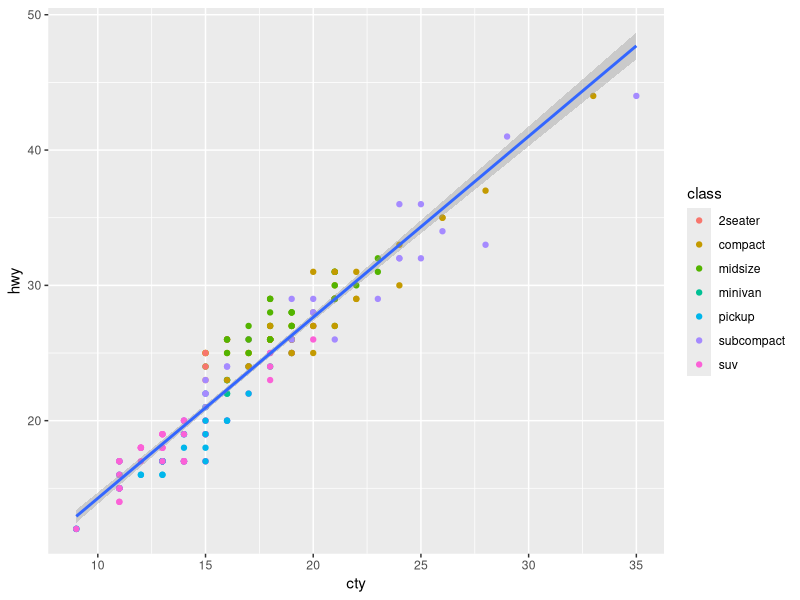

This chart was generated by the following R code: (Note: this script raises an error after producing the figure.)
## ---- chunk 1
library(ggplot2)
library(dplyr)
library(ggthemes)
## ---- chunk 2
ggplot(mpg, aes(cty, hwy)) + 
  geom_point(aes(color = class)) +
  geom_smooth(method = "lm")
## ---- chunk 3
p1 + theme_clean()
## ---- chunk 4

df <- data.frame(x = 1:3,
                 y = 1:3, 
                 z = LETTERS[1:3])

base <- ggplot(df, aes(x, y)) +
  geom_point(size = 4) +
  theme_minimal()

print(base)

## ---- chunk 5
base + theme(plot.background = element_rect(fill = "lightblue"))
## ---- chunk 6

base + theme(panel.background = element_rect(fill = "lightblue"))
## ---- chunk 7
base + theme(plot.background = element_rect(fill = "pink"),
             panel.background = element_rect(fill = "lightblue"))
## ---- chunk 8
base + theme(plot.background = element_rect(fill = "pink", 
                                            color = "black", 
                                            size = 3)) +
  theme(panel.background = element_rect(fill = "lightblue"))
## ---- chunk 9
base + theme(plot.background = element_rect(fill = "pink", 
                                            color = "black", 
                                            size = 3, 
                                            linetype = "dashed")) +
  theme(panel.background = element_rect(fill = "lightblue"))
## ---- chunk 10
base + theme(plot.background = element_rect(fill = "pink", 
                                            color = "black", 
                                            size = 1, 
                                            linetype = "2127")) +
  theme(panel.background = element_rect(fill = "lightblue"))
## ---- chunk 11
base + theme(panel.grid.major = element_line(color = "blue", 
                                             size = 2, 
                                             linetype = "dashed"))

## ---- chunk 12
base + theme(panel.grid.minor = element_line(color = "blue", 
                                             size = 2, 
                                             linetype = "dashed"))

## ---- chunk 13

base + theme(aspect.ratio = 0.75)

## ---- chunk 14
base + theme(axis.line = element_line(arrow = arrow(angle = 15, 
                                                    length = unit(.15, "inches"),
                                                    type = "closed")))
## ---- chunk 15
base + theme(axis.ticks = element_line(color = "red"),
             axis.ticks.length = unit(10, units = "pt"),
             axis.text = element_text(face = "bold", 
                                      size = 12, 
                                      angle = 30))
## ---- chunk 16
base + geom_point(aes(color = z), size = 4) +
  theme(legend.key = element_blank(),
        legend.background = element_blank(),
        legend.title.align = 1,
        legend.position = c(0.9, 0.5))
## ---- chunk 17
mpg2 <- mpg %>% 
  filter(cyl != 5 & drv %in% c("4", "f") & class != "2seater")
## ---- chunk 18
ggplot(mpg2, aes(displ,hwy)) +
  geom_point() +
  facet_wrap(~class) +
  theme(strip.background = element_blank()) +
  theme(strip.text = element_text(family = "Times")) +
  theme(panel.spacing.x = unit(1,"cm"), 
        panel.spacing.y = unit(1.5,"cm"))
